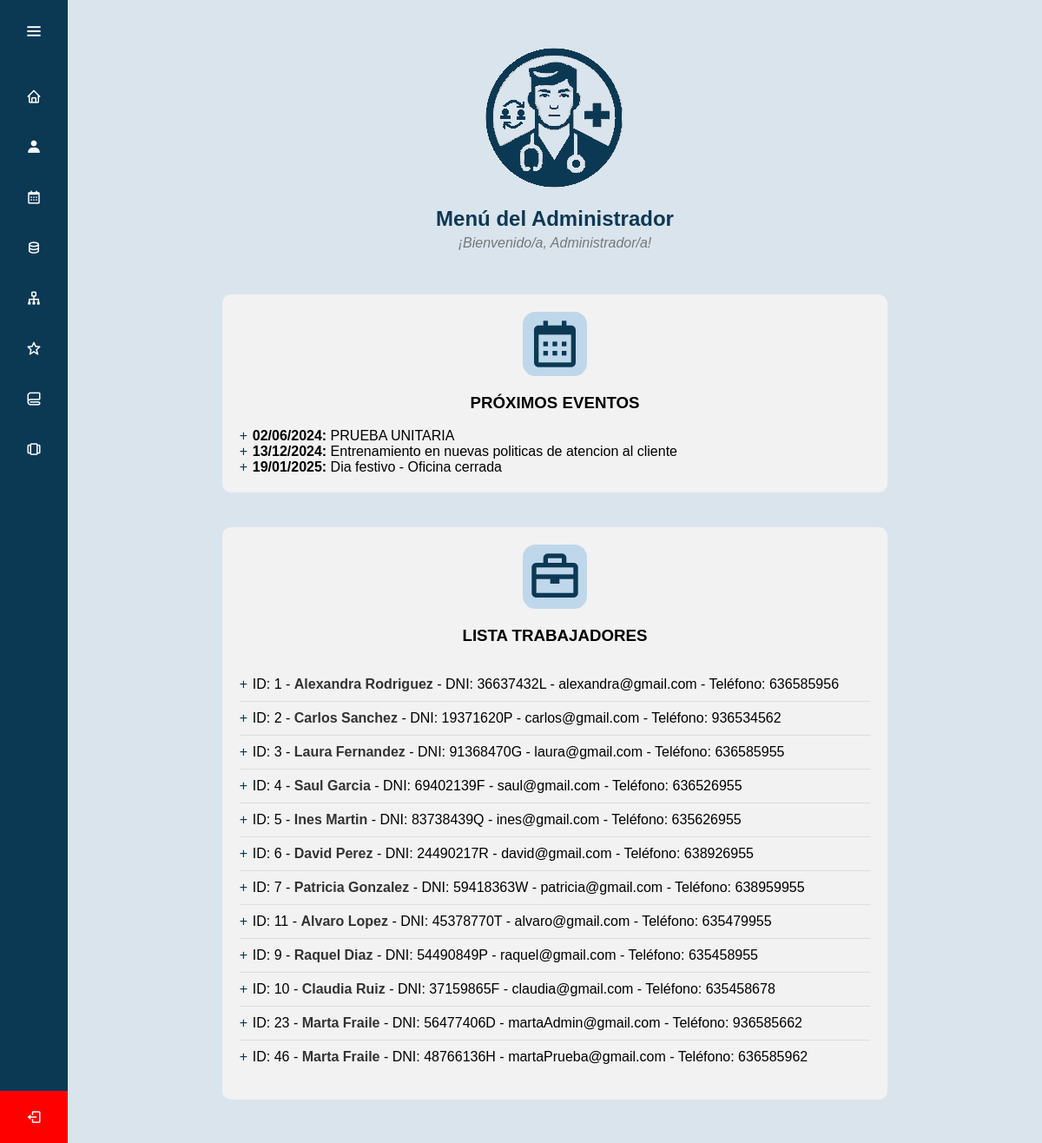
The app's page /ProyectoFinal/admin/adminMenu.php with its own data.
### tables this page shows
CREATE TABLE `eventos` (
  `ID` int(11) NOT NULL,
  `Fecha` date DEFAULT NULL,
  `Descripcion` varchar(255) DEFAULT NULL
);

CREATE TABLE `trabajador` (
  `ID` int(11) NOT NULL,
  `Nombre` varchar(100) DEFAULT NULL,
  `Apellido` varchar(100) DEFAULT NULL,
  `DNI` varchar(20) DEFAULT NULL,
  `Correo_electronico` varchar(100) DEFAULT NULL,
  `Contrasena` varchar(255) DEFAULT NULL,
  `Es_administrador` tinyint(4) DEFAULT NULL,
  `Telefono` varchar(20) DEFAULT NULL,
  `Direccion` varchar(255) DEFAULT NULL,
  `Nombre_Usuario` varchar(50) DEFAULT NULL,
  `Numero_Departamento` int(11) DEFAULT NULL
);

### ProyectoFinal/admin/adminMenu.php (the view, shortened to what this page needs)
<?php
require_once "../conexion.php";
?>
<!DOCTYPE html>
<html lang="es">
<head>
    <link rel="stylesheet" href="/css/estilosAdministrador.css">
    <link href='https://unpkg.com/boxicons@2.0.7/css/boxicons.min.css' rel='stylesheet'>
</head>
<body>
<?php include 'n-barAdmin.php'; ?>
<section class="home-section">
    <div class="encabezado">
            <img src="\img\descarga2.png" alt="Logo de TeLoCambio">
            <h1 class="titulo">Menú del Administrador</h1>
            <p class="slogan">¡Bienvenido/a, Administrador/a!</p>
    </div>
    <div class="calendario-eventos">
    <div class="campana-container">
        <i class='bx bx-calendar campana'></i>
    </div>
    <h3>PRÓXIMOS EVENTOS</h3><br>
    <ul>
        <?php
        $query_eventos = "SELECT DATE_FORMAT(Fecha, '%d/%m/%Y') AS Fecha, Descripcion FROM eventos WHERE Fecha >= CURDATE() ORDER BY YEAR(Fecha) ASC, MONTH(Fecha) ASC, DAY(Fecha) ASC";
        $result_eventos = $conexion->query($query_eventos);
        if ($result_eventos->num_rows > 0) {
            while ($row_eventos = $result_eventos->fetch_assoc()) {
                $fecha_evento = $row_eventos['Fecha'];
                $descripcion_evento = $row_eventos['Descripcion'];
                echo "<li><strong>$fecha_evento:</strong> $descripcion_evento</li>";
            }
        } else {
            echo "<li>No hay eventos próximos.</li>";
        }
        ?>
    </ul>
    </div>
    <div class="calendario-eventos">
    <div class="campana-container">
        <i class='bx bx-briefcase campana'></i>
    </div>
    <h3>LISTA TRABAJADORES</h3><br><br>
    <ul class="lista-trabajadores-menu">
        <?php
        $query_trabajadores = "SELECT ID, Nombre, Apellido, DNI, Correo_electronico, Telefono FROM trabajador";
        $result_trabajadores = $conexion->query($query_trabajadores);
        if ($result_trabajadores->num_rows > 0) {
            while ($row_trabajador = $result_trabajadores->fetch_assoc()) {
                $id_trabajador = $row_trabajador['ID'];
                $nombre = $row_trabajador['Nombre'];
                $apellido = $row_trabajador['Apellido'];
                $dni = $row_trabajador['DNI'];
                $correo = $row_trabajador['Correo_electronico'];
                $telefono = $row_trabajador['Telefono'];
                echo "<li>ID: $id_trabajador - <strong>$nombre $apellido</strong> - DNI: $dni - $correo - Teléfono: $telefono</li>";
            }
        } else {
            echo "<li>No hay trabajadores registrados.</li>";
        }
        ?>
    </ul>
</div>
</section>
</body>
</html>

### ProyectoFinal/admin/n-barAdmin.php (shortened to what this page needs)
<div class="sidebar">
    <div class="logo-details">
        <i class='bx bx-menu' id="btn"></i>
    </div>
    <ul class="nav-list">
        <li>
            <a href="adminMenu.php">
                <i class='bx bx-home' type="solid"></i>
            </a>
        </li>
        <li>
            <a href="altaUsuarios.php">
                <i class='bx bxs-user' type="solid"></i>
            </a>
        </li>
        <li>
            <a href="crearTurnos.php">
                <i class='bx bx-calendar'></i>
            </a>
        </li>
        <li>
            <a href="departamentos.php">
                <i class='bx bx-data' type="solid"></i>
            </a>
        </li>
        <li>
            <a href="empleados.php">
                <i class='bx bx-sitemap' type="solid"></i>
            </a>
        </li>
        <li>
            <a href="valoracionesAdmin.php">
                <i class='bx bx-star'></i>
            </a>
        </li>
        <li>
            <a href="gestorEventos.php">
                <i class='bx bx-blanket'></i>
            </a>
        </li>
        <li>
            <a href="notificacionesAdmin.php">
                <i class='bx bx-carousel'></i>
            </a>
        </li>
        <li class="profile">
            <div class="profile-details">
                <div class="name_job">
                <div class="job">Administrador</div>
                </div>
                <a href="../cerrarSesion.php" title="Cerrar sesión">
                    <i class='bx bx-log-out' id="log_out"></i>
                </a>
            </div>
        </li>
    </ul>
</div>

### ProyectoFinal/css/estilosAdministrador.css (style rules this page uses)
.encabezado { text-align: center; margin-bottom: 50px; }
.titulo { color: #0B3954; font-size: 24px; margin-top: 10px; }
.slogan { color: #777; font-style: italic; margin-top: 5px; }
.campana { align-items: center; color: #0B3954; font-size: 4rem; background-color: #BFD7EA; padding: 5px; border-radius: 20%; }
.campana-container { display: flex; justify-content: center; align-items: center; margin-bottom: 20px; }
.calendario-eventos { background-color: #f2f2f2; border-radius: 10px; padding: 20px; max-width: 75%; margin: 40px auto 0; }
.calendario-eventos h3 { text-align: center; }
.calendario-eventos ul { list-style: none; padding: 0; }
.calendario-eventos li:before { content: "+"; color: #0B3954; display: inline-block; width: 10px; height: 10px; margin-right: 5px; }
.lista-trabajadores-menu { list-style: none; padding: 0; }
.lista-trabajadores-menu li { margin-bottom: 10px; border-bottom: 1px solid #ddd; padding-bottom: 10px; }
.lista-trabajadores-menu li:last-child { border-bottom: none; }
.lista-trabajadores-menu li strong { color: #333; }
* { margin: 0; padding: 0; box-sizing: border-box; font-family: "Poppins" , sans-serif; }
.sidebar { position: fixed; left: 0; top: 0; height: 100%; width: 78px; background: #0B3954; padding: 6px 14px; z-index: 99; transition: all 0.5s ease; }
.sidebar .logo-details { height: 60px; display: flex; align-items: center; position: relative; }
.sidebar .logo-details #btn { position: absolute; top: 50%; right: 0; transform: translateY(-50%); font-size: 22px; transition: all 0.4s ease; font-size: 23px; text-align: center; cursor: pointer; transition: all 0.5s ease; }
.sidebar i { color: #fff; height: 60px; min-width: 50px; font-size: 28px; text-align: center; line-height: 60px; }
.sidebar .nav-list { margin-top: 20px; height: 100%; }
.sidebar li { position: relative; margin: 8px 0; list-style: none; }
.sidebar li a { display: flex; height: 100%; width: 100%; border-radius: 12px; align-items: center; text-decoration: none; transition: all 0.4s ease; background: #0B3954; }
.sidebar li i { height: 50px; line-height: 50px; font-size: 18px; border-radius: 12px; }
.sidebar li.profile { position: fixed; height: 60px; width: 78px; left: 0; bottom: -8px; padding: 10px 14px; background: #041620; transition: all 0.5s ease; overflow: hidden; }
.sidebar li .profile-details { display: flex; align-items: center; flex-wrap: nowrap; }
.sidebar li.profile .name, .sidebar li.profile .job { font-size: 15px; font-weight: 400; color: #fff; white-space: nowrap; }
.sidebar li.profile .job { font-size: 12px; }
.sidebar .profile #log_out { position: absolute; top: 50%; right: 0; transform: translateY(-50%); background: red; width: 100%; height: 60px; line-height: 60px; border-radius: 0px; transition: all 0.5s ease; }
.home-section { position: relative; background: #dae4ed; min-height: 100vh; top: 0; left: 78px; width: calc(100% - 78px); transition: all 0.5s ease; z-index: 2; padding: 50px; }

### records on screen
eventos: fecha_evento "02/06/2024", Descripcion "PRUEBA UNITARIA"
eventos: fecha_evento "13/12/2024", Descripcion "Entrenamiento en nuevas politicas de atencion al cliente"
eventos: fecha_evento "19/01/2025", Descripcion "Dia festivo - Oficina cerrada"
trabajador: ID "1", Nombre "Alexandra", Apellido "Rodriguez", DNI "36637432L", Correo_electronico "alexandra@gmail.com", Telefono "636585956"
trabajador: ID "2", Nombre "Carlos", Apellido "Sanchez", DNI "19371620P", Correo_electronico "carlos@gmail.com", Telefono "936534562"
trabajador: ID "3", Nombre "Laura", Apellido "Fernandez", DNI "91368470G", Correo_electronico "laura@gmail.com", Telefono "636585955"
trabajador: ID "4", Nombre "Saul", Apellido "Garcia", DNI "69402139F", Correo_electronico "saul@gmail.com", Telefono "636526955"
trabajador: ID "5", Nombre "Ines", Apellido "Martin", DNI "83738439Q", Correo_electronico "ines@gmail.com", Telefono "635626955"
trabajador: ID "6", Nombre "David", Apellido "Perez", DNI "24490217R", Correo_electronico "david@gmail.com", Telefono "638926955"
trabajador: ID "7", Nombre "Patricia", Apellido "Gonzalez", DNI "59418363W", Correo_electronico "patricia@gmail.com", Telefono "638959955"
trabajador: ID "11", Nombre "Alvaro", Apellido "Lopez", DNI "45378770T", Correo_electronico "alvaro@gmail.com", Telefono "635479955"
trabajador: ID "9", Nombre "Raquel", Apellido "Diaz", DNI "54490849P", Correo_electronico "raquel@gmail.com", Telefono "635458955"
trabajador: ID "10", Nombre "Claudia", Apellido "Ruiz", DNI "37159865F", Correo_electronico "claudia@gmail.com", Telefono "635458678"
trabajador: ID "23", Nombre "Marta", Apellido "Fraile", DNI "56477406D", Correo_electronico "martaAdmin@gmail.com", Telefono "936585662"
trabajador: ID "46", Nombre "Marta", Apellido "Fraile", DNI "48766136H", Correo_electronico "martaPrueba@gmail.com", Telefono "636585962"
